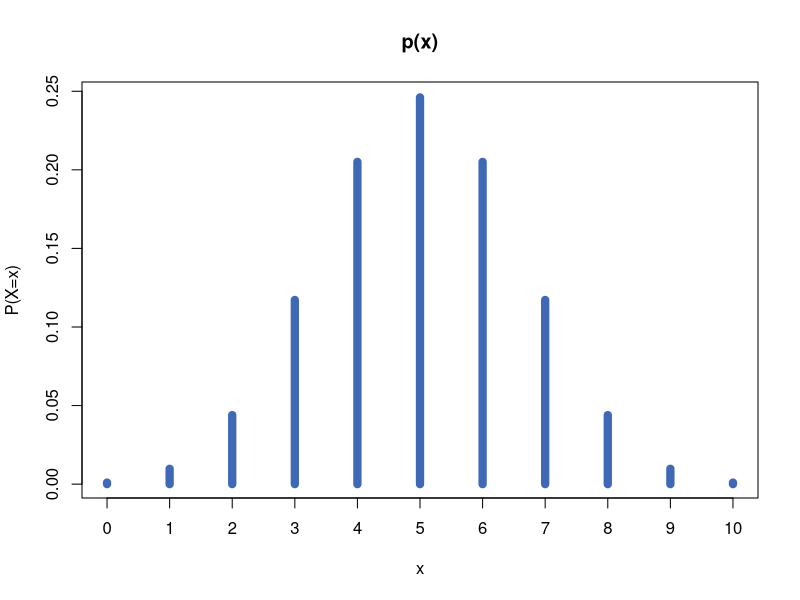
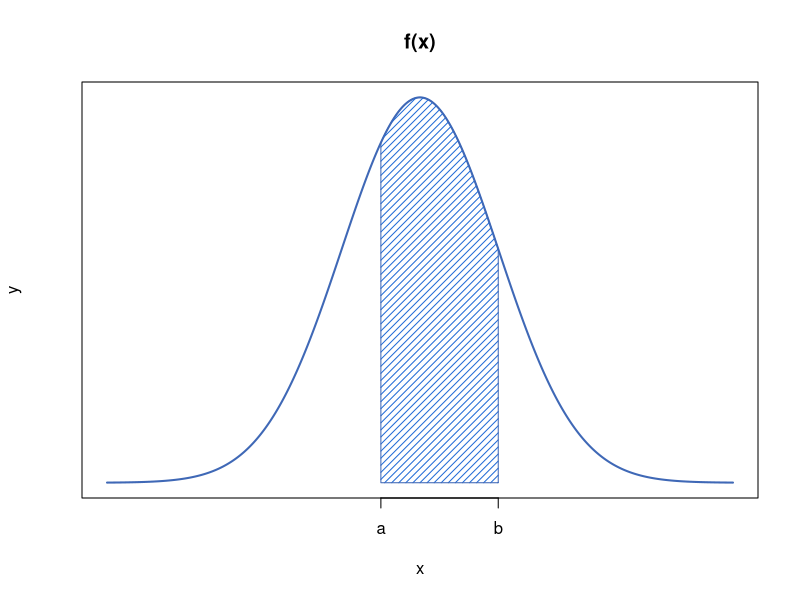
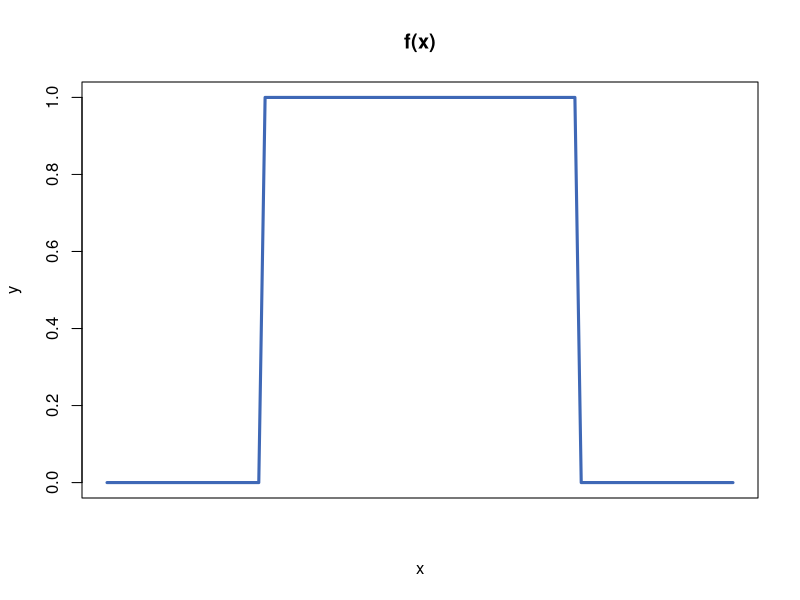
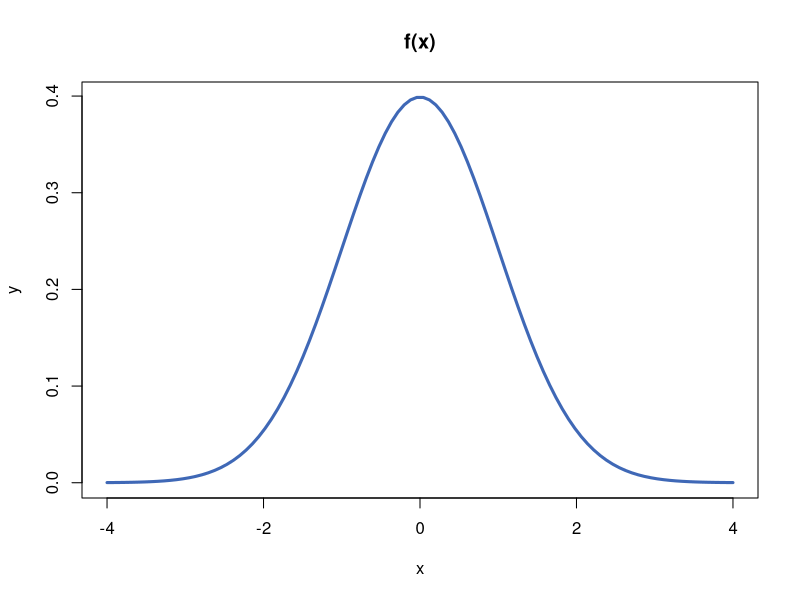

The R source for these figures, in order:
## ---- chunk 1
x <- seq(0, 10)                       
y <- dbinom(x, 10, 0.5)                
plot(x, y, type = "h", lwd = 8, col = "#3F68B6", 
     main = "p(x)", xlab = "x", ylab = "P(X=x)", xaxt = "n")
axis(1, at = x)  
## ---- chunk 2
x <- seq(-4, 4, length = 1000)  
y <- dnorm(x, 0, 1)         

a <- -0.5
b <- 1

plot(x, y, type = "l", lwd = 2, col = "#3F68B6", 
     main = "f(x)", xlab = "x", ylab = "y", 
     xaxt = "n", yaxt = "n")  

axis(1, at = c(a, b), labels = c("a", "b"))

x_shade <- seq(a, b, length = 1000)
y_shade <- dnorm(x_shade, 0, 1)

polygon(c(a, x_shade, b), c(0, y_shade, 0), density = 20, angle = 45, border = "#3F68B6", col = "#216BD6")
## ---- chunk 3
x <- seq(-0.5, 1.5, length=100)
y <- dunif(x, min = 0, max = 1)
plot(x, y, type = 'l',lwd = 3, col = "#3F68B6", 
     main = "f(x)", xlab = "x", ylab = "y", xaxt = "n")
## ---- chunk 4
x <- seq(-4, 4, length=100)
y <- dnorm(x)
plot(x, y, type = 'l',lwd = 3, col = "#3F68B6", 
     main = "f(x)", xlab = "x", ylab = "y")
